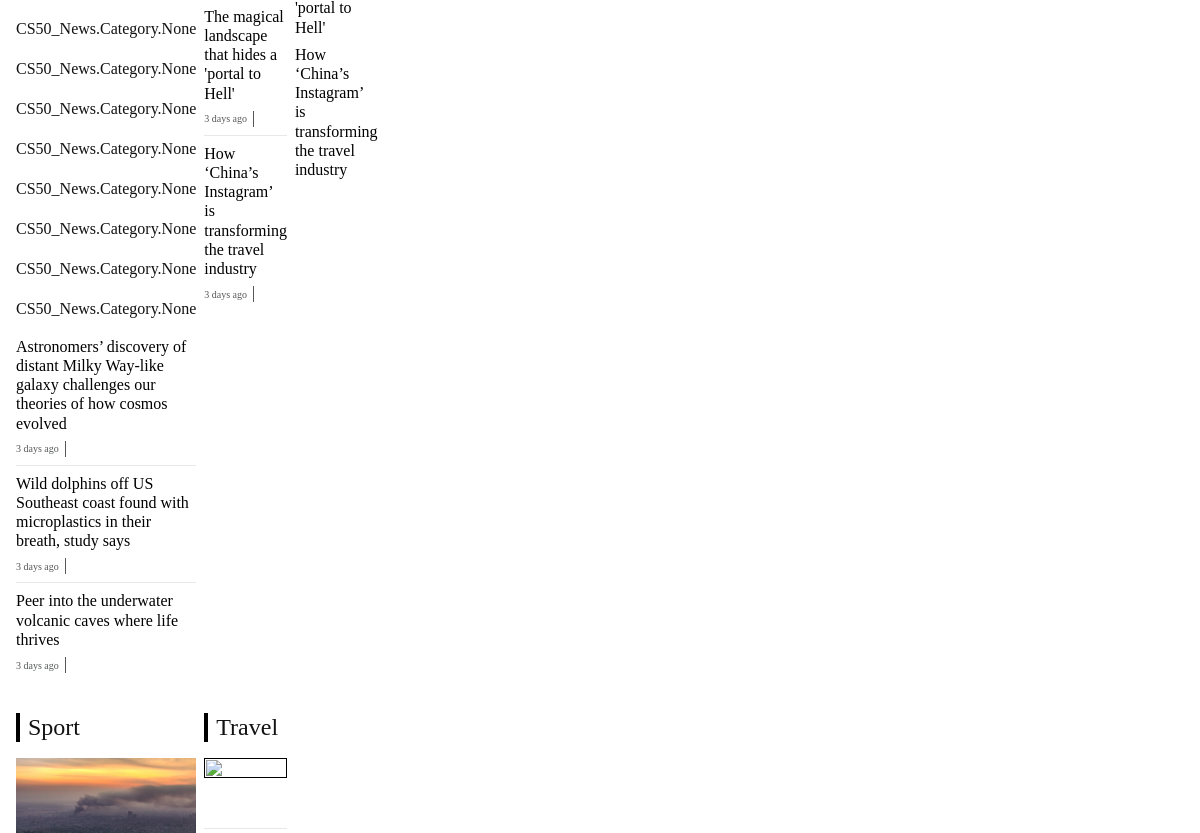
The app's page / (middle part), older data.
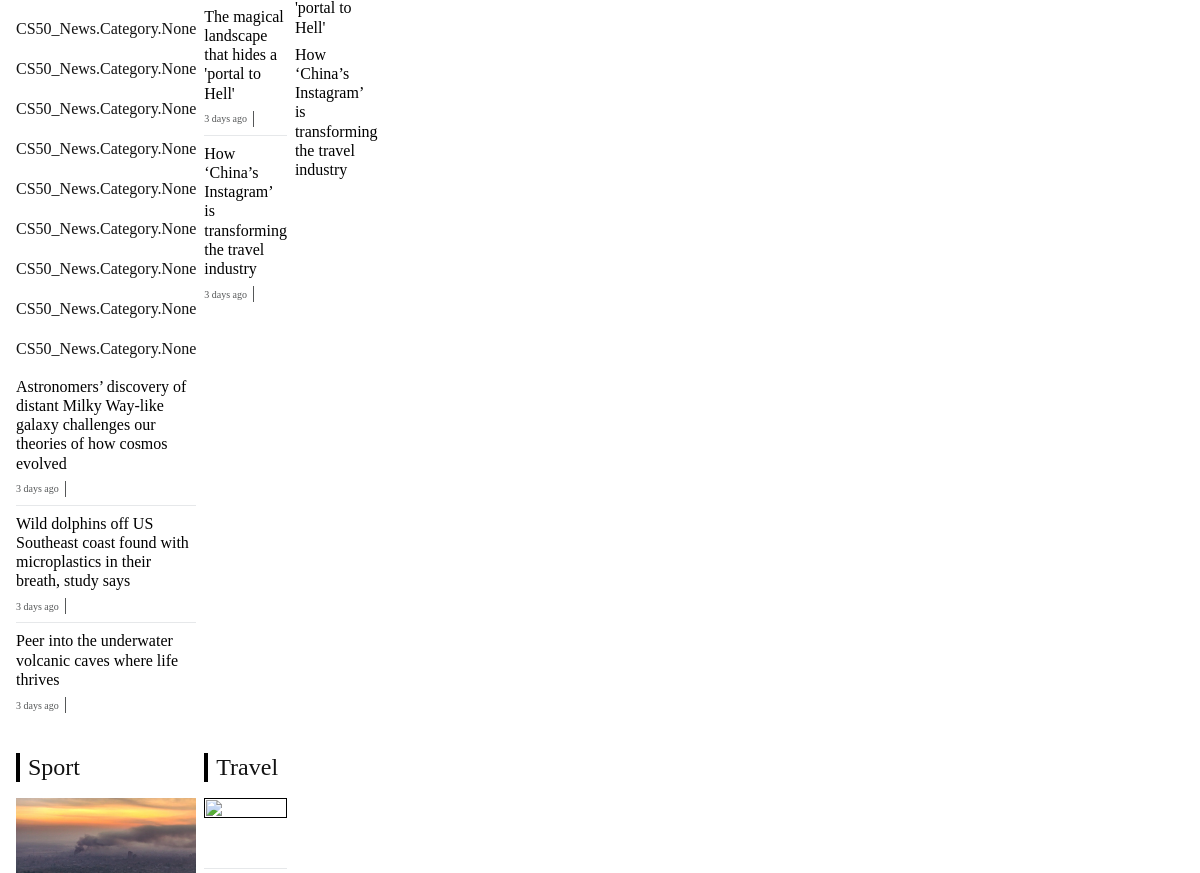
The same page, newer data.
### CS50_News/models.py (models this page shows, shortened)
class New(models.Model):
    SECTIONS =  {
        "H": "hero",
        "S": "side",
        "T": "top_stories",
        "F": "featured",
        "O": "only"
    }
    headline = models.CharField(max_length=200)
    sub_headline = models.CharField(max_length=200)
    image = models.ImageField(upload_to="CS50_News/static/CS50_News/cover" ,blank=True, null=True)
    content = models.TextField()
    views = models.IntegerField(default=0)
    scroll = models.IntegerField(default=0)
    score = models.IntegerField(default=10)
    timestamp = models.DateTimeField(auto_now_add=True)
    section = models.CharField(max_length=50, choices=SECTIONS, null=True, blank=True)
    auther = models.ForeignKey(User, on_delete=models.CASCADE, related_name="publishes")
    def timesince(self):
        return (self.timestamp - datetime.datetime.now(tz=pytz.UTC)).total_seconds()

class Category(models.Model):
    CATEGORYS = {
        "N": "News",
        "S": "Sport",
        "B": "Business",
        "I": "Innovation",
        "C": "Culture",
        "T": "Travel",
        "E": "Earth",
    }
    SUB_ACTEGORIES = {
        "IG": "Israil-Gaza_war",
        "UR": "Ukraine-Russia_war",
        "IQ": "Iraq",
        "US&C": "US_&_Canada",
        "MD": "Middle_East",
        "EU": "Europe",
        "AS": "Asia",
        "AF": "Africa",
        "AU": "Australia",
        "LA": "Latine_America",
        "MA": "Martial_Arts",
        "FB": "Football",
        "CR": "Cricket",
        "F1": "Formula_1",
        "TE": "Tennis",
        "GO": "Golf",
        "AT": "Athletics",
        "CY": "Cycling",
        "TECH": "Technology",
        "S&HE": "Science_&_Health",
        "BOOK": "Books",
        "ST": "Style",
        "TV": "Film_&_TV",
        "MS": "Music",
        "AR&D": "Art_&_Design",
        "EN": "Entertainment",
        "DE": "Destinations",
        "FOOD": "Food_&_Drink",
        "AD": "Adventures",
        "NW": "Natural_Wonders",
        "WE&C": "Weather_&_Climate",
    }
    category = models.CharField(max_length=50)
    parent = models.CharField(max_length=50, choices=CATEGORYS, null=True, blank=True)
    news = models.ManyToManyField(New, related_name="category", null=True, blank=True)

### CS50_News/views.py (the view)
# urls.py: path("", views.index, name="index"),
def index(request, cat=None):
    Rescore(New.objects.all())
    if cat == None:
        news = New.objects.prefetch_related('category').order_by("score")
        sub_categories = None
    elif cat in ["News", "Sport", "Business", "Innovation", "Culture", "Art", "Travel", "Earth"]:
        news = New.objects.filter(category__parent=cat[0]).order_by("score")
        sub_categories = Category.objects.filter(parent=cat[0])
    else:
        short_name = short_category(cat)
        news = New.objects.filter(category__category=short_name).order_by("score")
        parent = Category.objects.get(category=short_name).parent
        sub_categories = Category.objects.filter(parent=parent)
    hero = news.filter(section="H")
    side = news.filter(section="S")
    top_stories = news.filter(section="T")
    only = news.filter(section="O")
    featured = news.filter(section="F")
    return render(request, "CS50_News/index.html", {
        "news" : news,
        "hero": hero,
        "side": side,
        "top_stories": top_stories,
        "only": only,
        "featured": featured,
        "subs": sub_categories
    })

### CS50_News/templatetags/change.py (called while the page is built)
def timeformat(value):
    if len(value) > 0:
        if value[0] == "0":
            return "now"
    for i, s in enumerate(value):
        if s == ',':
            return f"{value[:i]}&nbspago"
    return f"{value}&nbspago"

### CS50_News/utils.py (called while the page is built)
def Rescore(news):
    for new in news:
        new.score = new.views / new.timesince()
        new.save()
    return

### CS50_News/templates/CS50_News/index.html (shortened to what this page needs)
{% extends "CS50_News/layout.html" %}
{% load change %}
{% block body %}
    <div class="Featured">
        <div class="column-section science">
            {% for new in news %}
                <p>{{new.category}}</p>
            {% endfor %}
            <a class="link column-side-new" href="">
                <div>
                    <h6>Astronomers’ discovery of distant Milky Way-like galaxy challenges our theories of how cosmos evolved</h6>
                    <div class="secondary-div">
                        <span>3 days ago</span>
                    </div>
                </div>
            </a>
            <a class="link column-side-new" href="">
                <div>
                    <h6>Wild dolphins off US Southeast coast found with microplastics in their breath, study says</h6>
                    <div class="secondary-div">
                        <span>3 days ago</span>
                    </div>
                </div>
            </a>
            <a class="link column-side-new" href="">
                <div>
                    <h6>Peer into the underwater volcanic caves where life thrives</h6>
                    <div class="secondary-div">
                        <span>3 days ago</span>
                    </div>
                </div>
            </a>
        </div>
        <div class="column-section Travel">
            <a class="link column-side-new" href="">
                <div>
                    <h6>The magical landscape that hides a 'portal to Hell'</h6>
                    <div class="secondary-div">
                        <span>3 days ago</span>
                    </div>
                </div>
            </a>
            <a class="link column-side-new" href="">
                <div>
                    <h6>How ‘China’s Instagram’ is transforming the travel industry</h6>
                    <div class="secondary-div">
                        <span>3 days ago</span>
                    </div>
                </div>
            </a>
        </div>
        <div class="column-section style">
            <div>
                <a class="link" href="">
                    <h6>The magical landscape that hides a 'portal to Hell'</h6>
                </a>
            </div>
            <div>
                <a class="link" href="">
                    <h6>How ‘China’s Instagram’ is transforming the travel industry</h6>
                </a>
            </div>
        </div>
        <div class="column-section Sport">
            <h4 class="Featured-sub_heading">Sport</h4>
            {% for new in featured %}
                {% for category in new.category.all %}
                    {% if category.category == "S" %}
                        {% if forloop.parentloop.first %}
                            <a class="main" href="{% url 'new' cat=new.category.all.0.get_category_display id=new.id %}">
                                <div class="img">
                                    <img src="{{new.image.url}}" alt="">
                                </div>
                            </a>
                        {% endif %}
                    {% endif %}
                {% endfor %}
            {% endfor %}
        </div>
        <div class="column-section Travel">
            <h4 class="Featured-sub_heading">Travel</h4>
            <div class="main">
                <a class="link" href="">
                    <div class="img">
                        <img src="{{news.12.image.url}}" alt="">
                    </div>
                </a>
            </div>
        </div>
    </div>
{% endblock %}

### CS50_News/templates/CS50_News/layout.html (shortened to what this page needs)
{% load static %}
{% load socialaccount %}
{% load change %}
<!DOCTYPE html>
<html lang="en">
<head>
    <link href="{% static 'CS50_News/bootstrap.min.css' %}" rel="stylesheet">
    <link rel="stylesheet" href="{% static 'CS50_News/style.css' %}">
    <link rel="stylesheet" href="{% static 'CS50_News/index.css' %}">
    <link rel="stylesheet" href="{% static 'CS50_News/footer.css' %}">
</head>
<body id="body">
    <div class="body-content">
    {% block body %}
    {% endblock %}
    </div>
</body>
</html>

### CS50_News/static/CS50_News/style.css (style rules this page uses)
* { font-family: inherit; }
:root { --page-background: #fff; --elements-background:#fff; --pg-border: #e5e5e5; --page-text: #121212; --page-secondary: #aeb0b5; --icon-color: #000; --bg-hover: #dedbdb; --opacity: 0.8; }
#body { background-color: var(--page-background); color: var(--page-text); overflow-x: hidden; font-family: "BBC Reith Serif"; }
.body-content { height: 100%; margin: 1rem; width: min-content; }
#body ::placeholder { color: var(--page-text); }
* { padding: 0; margin: 0; box-sizing: border-box; }

### CS50_News/static/CS50_News/index.css (style rules this page uses)
.link { color: black; text-decoration: none; }
.secondary-div { display: flex; gap: 4px; align-items: center; color: hsl(210, 2%, 34%); font-size: 10px; font-weight: 300; white-space: nowrap; }
.Featured-sub_heading { margin: 1rem 0; display: flex; }
.Featured-sub_heading::before { content: ""; margin-right: 0.5rem; width: 4px; background-color: black; }
.Featured { display: grid; grid-template-columns: repeat(3, 1fr); gap: 0.5rem; }
.Featured .column-section { flex-basis: 33.3333333333%; }
.column-section .main { margin-bottom: 0.5rem; padding-bottom: 0.5rem; border-bottom: 1px solid hsl(210, 9%, 91%); cursor: pointer; }
.column-section .main .img { width: 100%; }
.column-section .main .img img { width: 100%; aspect-ratio: 16/9; -o-object-fit: cover; object-fit: cover; }
.column-section > .column-side-new { cursor: pointer; margin-bottom: 0.5rem; padding-bottom: 0.5rem; border-bottom: 1px solid hsl(210, 9%, 91%); }
.column-section .column-side-new:last-child { border-bottom: none; }
.column-side-new { width: 100%; display: flex; margin-bottom: 0.5rem; padding-bottom: 0.5rem; border-bottom: 1px solid hsl(210, 9%, 91%); cursor: pointer; }

Row changes from the older to the newer data that the page shows:
added New: category "CS50_News.Category.None"
